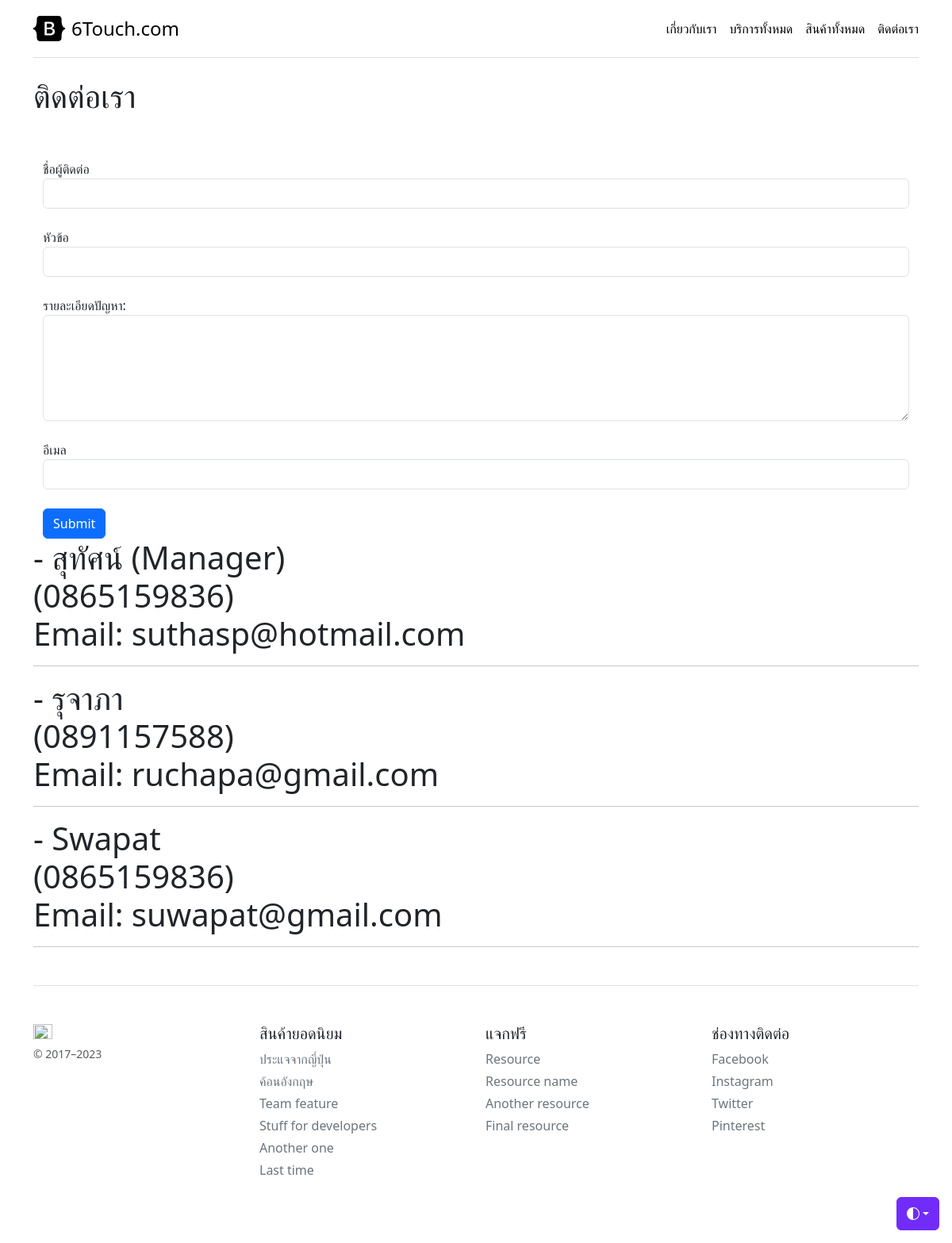
The app's page /contact with its own data.
### myapp/models.py (models this page shows, shortened)
class Staff(models.Model):
    name = models.CharField(max_length=200)
    tel = models.CharField(max_length=200)
    email = models.CharField(max_length=200)

### myapp/views.py (the view, shortened to what this page needs)
# urls.py: path('contact', Contact, name='contact'),
def Contact(request):
    namelist = Staff.objects.all()
    context = {'namelist':namelist}
    return render(request, 'myapp/contact.html',context)

### myapp/template/myapp/contact.html (shortened to what this page needs)
{% extends 'myapp/base.html' %} {% block title %} หน้าแรกของสินค้า {% endblock title %} {% block content %}
<h1>ติดต่อเรา</h1>
<br>
<br>
<div class="container">
    <form method="POST">
        <div class="form-group">
            <label for="name">ชื่อผู้ติดต่อ</label>
            <input type="text" class="form-control" id="name" name="name">
        </div><br>
        <div class="form-group">
            <label for="title">หัวข้อ</label>
            <input type="text" class="form-control" id="title" name="title">
        </div><br>
        <div class="form-group">
            <label for="detail">รายละเอียดปัญหา:</label>
            <textarea class="form-control" rows="5" id="detail" name="detail"></textarea>
        </div><br>
        <div class="form-group">
            <label for="email">อีเมล</label>
            <input type="email" class="form-control" id="email" name="email">
        </div>
        <br>
        <button type="submit" class="btn btn-primary">Submit</button>
    </form>
</div>
{% for staff in namelist %}
<h1>- {{staff.name}}<br> ({{staff.tel}})<br> Email: {{staff.email}}</h1>
<hr> {% endfor %} {% endblock content %}

### records on screen
Staff: name "สุทัศน์ (Manager)", tel "0865159836", email "suthasp@hotmail.com"
Staff: name "รุจาภา", tel "0891157588", email "ruchapa@gmail.com"
Staff: name "Swapat", tel "0865159836", email "suwapat@gmail.com"
